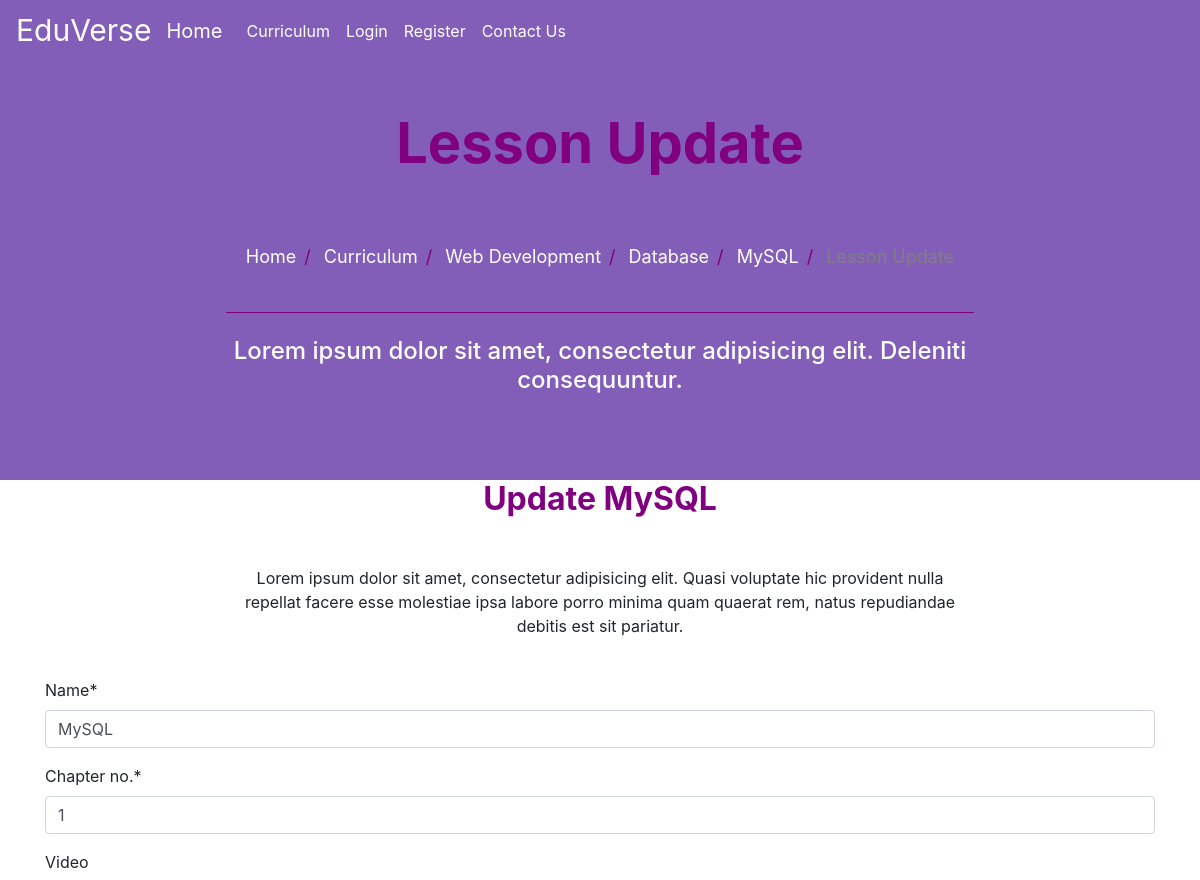
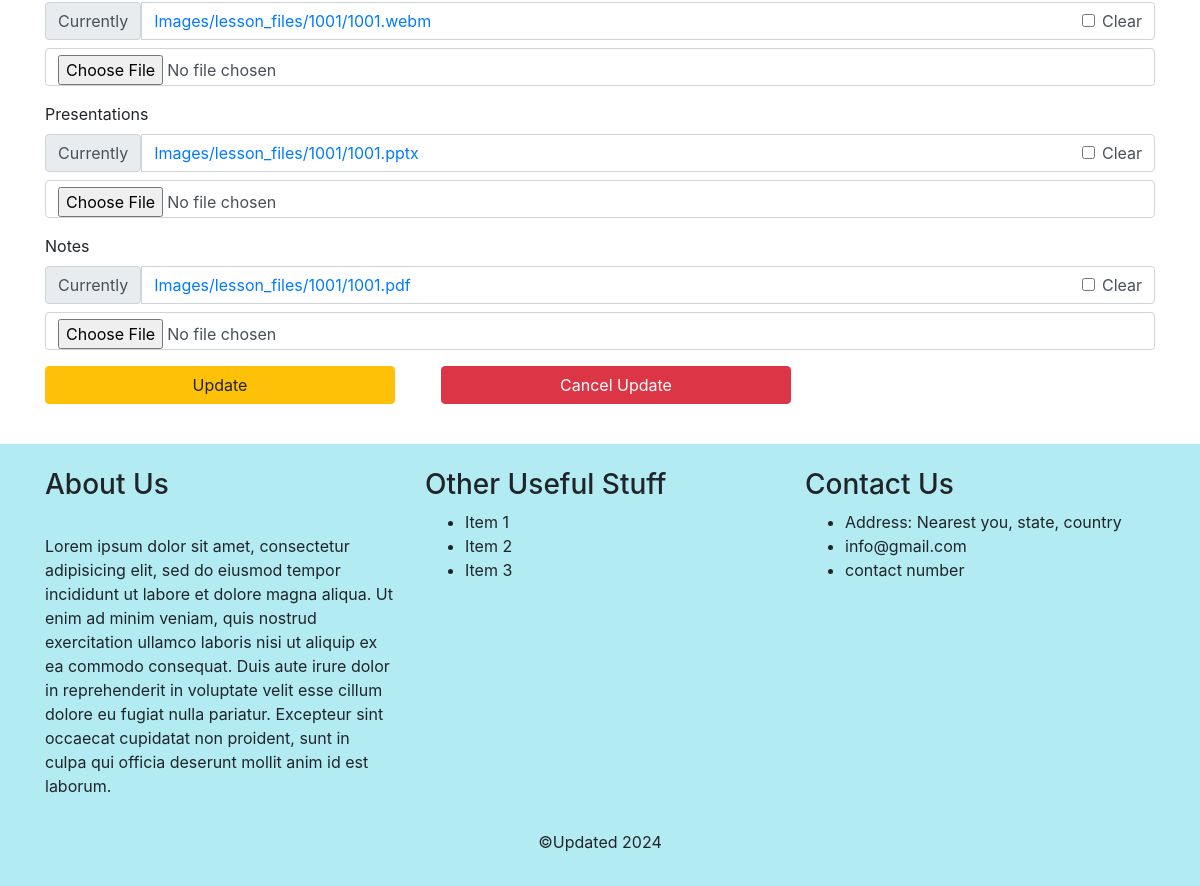
/curriculum/web-development/1/mysql/update/, run on the app's committed database (2 pictures, top to bottom).
### curriculum/models.py (models this page shows, shortened)
class Lesson(models.Model):
    lesson_id = models.CharField(max_length=100, unique=True)
    Standard = models.ForeignKey(Standard, on_delete=models.CASCADE)
    created_by = models.ForeignKey(User,on_delete=models.CASCADE)
    created_at = models.DateTimeField(auto_now_add=True)
    subject = models.ForeignKey(Subject, on_delete=models.CASCADE,related_name='lessons')
    name = models.CharField(max_length=250)
    position = models.PositiveSmallIntegerField(verbose_name="Chapter no.")
    slug = models.SlugField(null=True, blank=True)
    video = models.FileField(upload_to=save_lesson_files,verbose_name="video", blank=True, null=True)
    ppt = models.FileField(upload_to=save_lesson_files,verbose_name="Presentations", blank=True)
    Notes = models.FileField(upload_to=save_lesson_files,verbose_name="Notes", blank=True)
    class Meta:
        ordering = ['position']

class Standard(models.Model):
    name = models.CharField(max_length=100, unique=True)
    slug = models.SlugField(null=True, blank=True)
    description = models.TextField(max_length=500,blank=True)

class Subject(models.Model):
    subject_id = models.CharField(max_length=100, unique=True)
    name = models.CharField(max_length=100)
    slug = models.SlugField(null=True, blank=True)
    standard = models.ForeignKey(Standard, on_delete=models.CASCADE, related_name='subjects')
    image = models.ImageField(upload_to=save_subject_image, blank=True, verbose_name='Subject Image')
    description = models.TextField(max_length=500,blank=True)

### curriculum/views.py (the view)
# urls.py: path('<str:standard>/<str:subject>/<slug:slug>/update/', views.LessonUpdateView.as_view(),name='lesson_update'),
class LessonUpdateView(UpdateView):
    fields = ('name','position','video','ppt','Notes')
    model= Lesson
    template_name = 'curriculum/lesson_update.html'
    context_object_name = 'lessons'

### curriculum/templates/curriculum/lesson_update.html (shortened to what this page needs)
{% extends 'base.html' %}
{% load static %}
{% load crispy_forms_tags %}
{% block image_block %}
<header class="info-header">
  <div id="page-intro" class="container-fluid d-flex align-items-center justify-content-center ">
    <div class="row d-flex justify-content-center text-center">
      <div class="col-md-10 text-white">
        <h2 class="display-4 font-weight-bold  p-5 " style="color:purple;" > Lesson Update </h2>
        <div class="row d-flex justify-content-center text-center">
          <ul class="breadcrumb">
            <li><a href="{% url 'index' %}">Home</a></li>
            <li><a href="{% url 'curriculum:standard_list' %}">Curriculum</a></li>
            <li><a href="{% url 'curriculum:subject_list' slug=lessons.Standard.slug %}">{{lessons.Standard.name}}</a></li>
            <li><a href="{% url 'curriculum:lesson_list' standard=lessons.Standard.slug slug=lessons.subject.slug %}">{{lessons.subject.name}}</a></li>
            <li><a href="{% url 'curriculum:lesson_detail' standard=lessons.Standard.slug subject=lessons.subject.slug slug=lessons.slug %}">{{lessons.name}}</a></li>
            <li class="disabled-text" >Lesson Update</li>
          </ul>
        </div>
        <hr style="color:purple;">
        <h4 class="white-text my-4">Lorem ipsum dolor sit amet, consectetur adipisicing elit.
                  Deleniti
                  consequuntur.</h4>
  </div>
</header>
{% endblock %}
{% block content %}
<section id="best-features" class="text-center">
              <h2 class="mb-5 font-weight-bold" style="color:purple;">Update {{lessons.name}}</h2>
              <div class="row d-flex justify-content-center mb-4">
                <div class="col-md-8">
                  <p class="grey-text">Lorem ipsum dolor sit amet, consectetur adipisicing elit. Quasi voluptate
                                    hic
                                    provident nulla repellat
                                    facere esse molestiae ipsa labore porro minima quam quaerat rem, natus repudiandae debitis
                                    est
                                    sit pariatur.</p>
                </div>
              </div>
</section>
<form method="post" enctype="multipart/form-data">
  {{form|crispy}}
  <div class="row">
        <div class="col-md-4 mb-3 mr-3">
                <input type="submit" value="Update" class="btn btn-warning btn-block">
        </div>
        <div class="col-md-4 mb-3 mr-3">
                <a href="{% url 'curriculum:lesson_detail' standard=lessons.Standard.slug subject=lessons.subject.slug slug=lessons.slug %}" class="btn btn-danger btn-block">Cancel Update</a>
        </div>
</div>
</form>
{% endblock %}

### static/css/master_css.css (style rules this page uses)
html, body, header, #intro { height: 100%; }
.text-white { color: white; }
hr { border-color: inherit; }
.info-header { height: 60%; }
#page-intro { height: 100%; }
#page-intro { background-color: #835eb8 !important; -webkit-background-size: cover; -moz-background-size: cover; -o-background-size: cover; background-size: cover; }
ul.breadcrumb { padding: 10px 16px; list-style: none; background-color: transparent; }
ul.breadcrumb li { display: inline; font-size: 18px; }
ul.breadcrumb li+li:before { padding: 8px; color: purple; content: "/\00a0"; }
ul.breadcrumb li a { color: white; text-decoration: none; }
.disabled-text { color: gray; }

### data on the page
Lesson: Standard.name "Web Development", subject.name "Database", name "MySQL", position "1"
